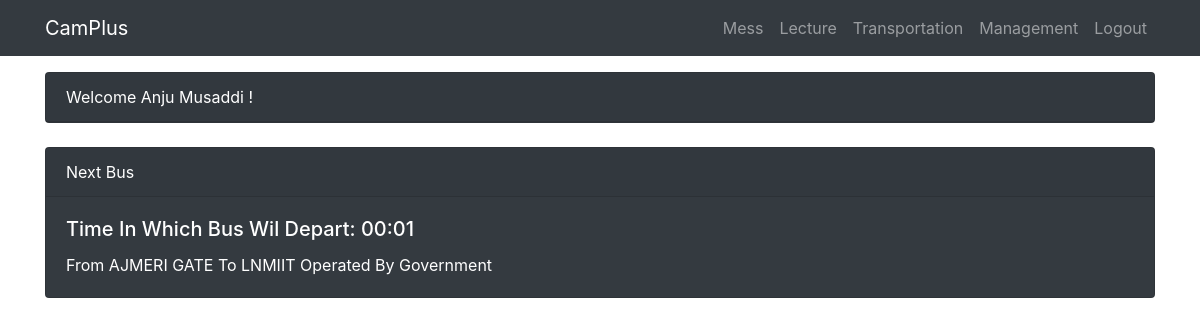
Screenshot of /index/ (signed in) with the database file from the repository.
### trans/models.py (models this page shows, shortened)
class buswd(models.Model):
    institute = models.CharField(max_length=256)
    frm = models.CharField(max_length=256)
    to = models.CharField(max_length=256)
    time = models.TimeField()
    busno = models.IntegerField(null=True)
    operator = models.CharField(max_length=256)

### CamPlus/views.py (the view, shortened to what this page needs)
# urls.py: path('index/',index,name="index"),
@login_required
def index(request):
    insti = request.user.profile.institute
    yr = request.user.profile.year
    now = datetime.datetime.now()
    dy=now.strftime("%A")
    tim = now.strftime("%H:%M:%S")
    dicti = dict()
    if request.user.is_staff == True:
        dicti['su'] = True
    dicti['name'] = request.user.first_name+' '+ request.user.last_name
    dicti['none']=True
    if insti == 'LNMIIT':
        dicti['mis'] = "https://erp.lnmiit.ac.in/mis/"
    else:
        dicti['mis'] = '#'
    try:
        men=menu.objects.get(institute=insti,day=dy)
        brk = men.brk
        lun = men.lun
        snk = men.snk
        din = men.din
        if timebetween(datetime.time(7,00),datetime.time(9,30)):
            dicti['cur'] = brk
            dicti['none']=False
            value = datetime.datetime.combine(datetime.date.today(),datetime.time(9,30)) - datetime.datetime.now()
            dicti['timeleft'] = (datetime.datetime.min + value).time()
        elif timebetween(datetime.time(12,00),datetime.time(14,30)):
            dicti['cur'] = lun
            dicti['none']=False
            value = datetime.datetime.combine(datetime.date.today(),datetime.time(14,30)) - datetime.datetime.now()
            dicti['timeleft'] = (datetime.datetime.min + value).time()
        elif timebetween(datetime.time(17,15),datetime.time(18,15)):
            dicti['cur'] = snk
            dicti['none']=False
            value = datetime.datetime.combine(datetime.date.today(),datetime.time(18,15)) - datetime.datetime.now()
            dicti['timeleft'] = (datetime.datetime.min + value).time()
        elif timebetween(datetime.time(19,30),datetime.time(21,30)):
            dicti['cur'] = din
            dicti['none']=False
            value = datetime.datetime.combine(datetime.date.today(),datetime.time(21,30)) - datetime.datetime.now()
            dicti['timeleft'] = (datetime.datetime.min + value).time()
    except:
        pass
    dicti['current'] = timetable.objects.filter(institute=insti,year=yr,day=dy,sltst__lte=tim,slten__gte=tim).order_by('sltst')
    temp = timetable.objects.filter(institute=insti,year=yr,day=dy,sltst__gte=tim).order_by('sltst')
    if len(temp)>0:
        ti = temp[0].sltst
        dicti['next'] = timetable.objects.filter(institute=insti,year=yr,day=dy,sltst=ti).order_by('sltst')
    if len(dicti['current']) !=0 or len(temp) !=0:
        dicti['none']=False
    try:
        if dy != 'Sunday':
            try:
                dicti['latest']= buswd.objects.filter(institute=insti,time__gte=tim).order_by('time')[0]
                value = datetime.datetime.combine(datetime.date.today(),dicti['latest'].time) - datetime.datetime.now()
                dicti['timeleftnb'] = (datetime.datetime.min + value).time()
            except:
                pass
            if dicti['latest']:
                dicti['none']=False
    except:
        pass
    return render(request,'index.html',context=dicti)

### CamPlus/views.py (called while the page is built)
def timebetween(on_time, off_time):
    time_to_check = datetime.datetime.now().time()
    if time_to_check >= on_time and time_to_check <= off_time:
        return True
    else:
        return False

### templates/index.html (shortened to what this page needs)
<!DOCTYPE html>
{% load static %}
<html lang="en" dir="ltr">
    <head>
    </head>
    <body>
        <link rel="stylesheet" href="{% static "/css/bootstrap.css" %}">
        <link rel="stylesheet" href="{% static "/css/master.css" %}">
        <nav class="navbar fixed-top navbar-expand-lg navbar-dark bg-dark">
            <div class="container">
                <a class="navbar-brand" href="{% url 'index' %}">CamPlus</a>
                <div class="collapse navbar-collapse" id="navbarSupportedContent">
                    <ul class="navbar-nav ml-auto">
                        <li class="nav-item">
                            <a class="nav-link" href="{% url 'mess:menu' %}">Mess</a>
                        </li>
                        <li class="nav-item">
                            <a class="nav-link" href="{% url 'lecture:ttdisplay' %}">Lecture</a>
                        </li>
                        <li class="nav-item">
                            <a class="nav-link" href="{% url 'trans:bus' %}">Transportation</a>
                        </li>
                        <li class="nav-item">
                            <a class="nav-link" {% if mis != '#' %} target="_blank" rel="noopener noreferrer" {% endif %} href="{{ mis }}">Management</a>
                        </li>
                        <li class="nav-item">
                            <a class="nav-link" href="{% url 'login:logout' %}">Logout</a>
                        </li>
                    </ul>
                </div>
            </div>
        </nav>
        <br><br><br>
        {% block body_block %}
            <div class="container">
                {% if name %}
                    <div class="card text-white bg-dark">
                        <div class="card-header">
                            Welcome {{ name }} !
                        </div>
                    </div>
                    <br>
                {% endif %}
                {% if latest %}
                    <div class="card text-white bg-dark">
                        <div class="card-header">
                            Next Bus
                        </div>
                        <div class="card-body">
                            <h5 class="card-title">Time In Which Bus Wil Depart: <span id="timeleftnb">{{timeleftnb | date:'H:i'}}</span></h5>
                            From {{latest.frm}} To {{latest.to}} Operated By {{latest.operator}} {% if latest.busno %}Having Bus Number {{latest.busno}}{% endif %}
                        </div>
                    </div>
                {% endif %}
            </div>
        {% endblock %}
        <br>
    </body>
</html>

### rows the page displays
buswd: frm "AJMERI GATE", to "LNMIIT", operator "Government"

### other values shown
{{ name }} "Anju Musaddi"
